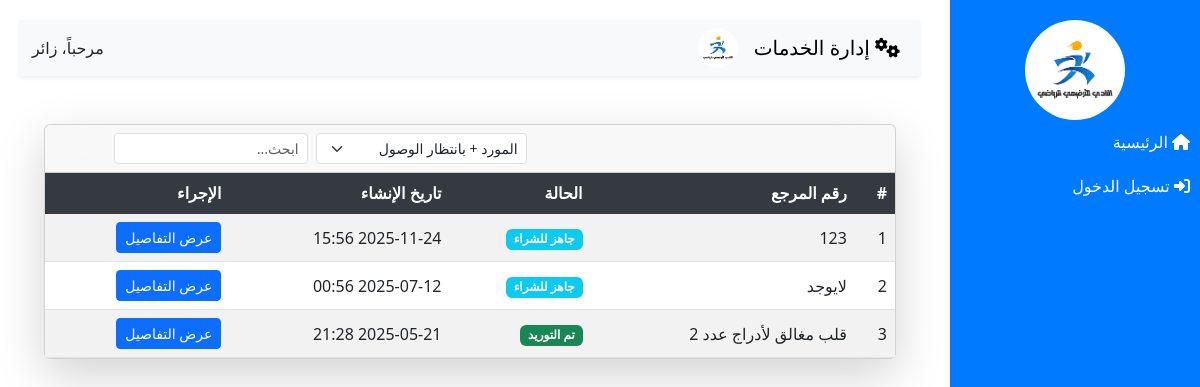
The app's page /purchase_orders/ with its own data.
### app1/models.py (models this page shows, shortened)
class PurchaseOrder(models.Model):
    report = models.OneToOneField(Report, on_delete=models.CASCADE, related_name='purchase_order')
    refrence_number = models.CharField(max_length=100)
    status = models.CharField(max_length=100, choices=[ ('approved', 'جاهز للشراء'), ('supplied', 'تم التوريد'),('used','تم الاستخدام')], default='approved')
    created_at = models.DateTimeField(auto_now_add=True)
    created_by = models.ForeignKey(User, on_delete=models.CASCADE)

### app1/views.py (the view)
# urls.py: path('purchase_orders/', views.purchase_order_list, name='purchase_order_list'),
def purchase_order_list(request):
    orders = PurchaseOrder.objects.filter(status__in=['approved', 'supplied']).order_by('-created_at')
    return render(request, 'read/purchase_orders.html', {'orders': orders})

### app1/templates/read/purchase_orders.html (shortened to what this page needs)
{% extends 'base.html' %}
{% block content %}
<div class="container mt-5" dir="rtl">
  <div class="card shadow-lg">
    <div class="card-header d-flex justify-content-between align-items-center bg-gradient-primary text-white">
      <div class="d-flex">
         <select id="statusFilter" class="form-select form-select-sm me-2" aria-label="فلتر الحالة">
           <option selected value="approved,supplied">المورد + بانتظار الوصول</option>
         </select>
         <input id="searchInput" class="form-control form-control-sm me-2" type="search" placeholder="ابحث..." aria-label="Search">
         <button id="searchBtn" class="btn btn-sm btn-outline-light" type="button">بحث</button>
      </div>
    </div>
    <div class="card-body p-0">
      <div class="table-responsive">
        <table class="table table-striped table-hover align-middle mb-0">
          <thead class="table-dark">
            <tr>
              <th>#</th>
              <th>رقم المرجع</th>
              <th>الحالة</th>
              <th>تاريخ الإنشاء</th>
              <th>الإجراء</th>
            </tr>
          </thead>
          <tbody id="ordersTableBody">
            {% for order in orders %}
            <tr id="order-row-{{ order.id }}">
              <td>{{ forloop.counter }}</td>
              <td>{{ order.refrence_number }}</td>
              <td>
                <span id="order-status-{{ order.id }}" class="badge
                  {% if order.status == 'approved' %}bg-info
                  {% elif order.status == 'supplied' %}bg-success
                  {% elif order.status == 'used' %}bg-secondary{% endif %}">
                  {{ order.get_status_display }}
                </span>
              </td>
              <td>{{ order.created_at|date:"Y-m-d H:i" }}</td>
              <td>
                <a href="{% url 'request_detail' order.report.service_request.id %}" class="btn btn-sm btn-primary">عرض التفاصيل</a>
              </td>
            </tr>
            {% empty %}
            <tr>
              <td colspan="5" class="text-center">لا توجد أوامر شراء</td>
            </tr>
            {% endfor %}
          </tbody>
        </table>
      </div>
    </div>
  </div>
</div>
{% endblock %}

### app1/templates/read/purchase_orders.html (style rules this page uses)
.table-responsive { max-height: 400px; }
.table-responsive thead th { position: sticky; top: 0; background-color: #343a40; z-index: 2; }

### records on screen
PurchaseOrder: refrence_number "123", status "جاهز للشراء", created_at "2025-11-24 15:56"
PurchaseOrder: refrence_number "لايوجد", status "جاهز للشراء", created_at "2025-07-12 00:56"
PurchaseOrder: refrence_number "قلب مغالق لأدراج عدد 2", status "تم التوريد", created_at "2025-05-21 21:28"
